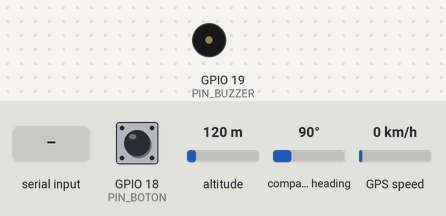
Bench run of a sketch on a simulated ESP32. Parts: buzzer (waves = sounding). The test bench sets the inputs (shaded band); at power-on: GPIO 18 (PIN_BOTON) HIGH, altitude 120 m, compass heading 90°, GPS speed 0 km/h. WiFi joins after 1.5 s; servers stay silent unless stated; uploads are accepted with an empty reply; the GPS gets a fix after 3 s at 37.7749, -122.4194 with 8 satellites; what the sketch prints to the serial monitor is not drawn.

Above: at 19.0 s.
19.1 s: GPIO 18 (PIN_BOTON) pulled LOW for 0.15 s
At 20.48 s:
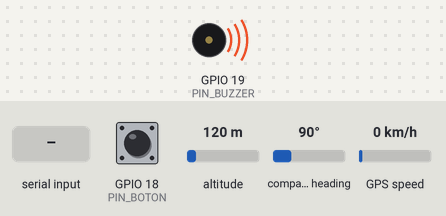
22.1 s: "x|45\n" received over Serial
23.8 s: "s90\n" received over Serial
At 24.65 s:
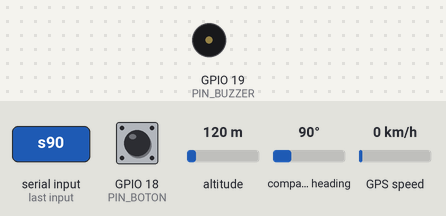
26.8 s: "t90\n" received over Serial
28.4 s: GPIO 18 (PIN_BOTON) pulled LOW for 1 s
At 29.1 s:
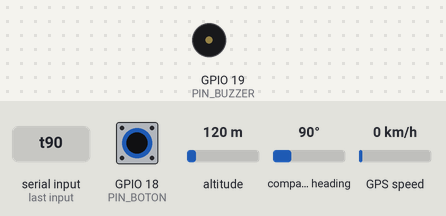
Timing chart, 0 to 31.4 s (numbered marks = the images above; inputs shaded):
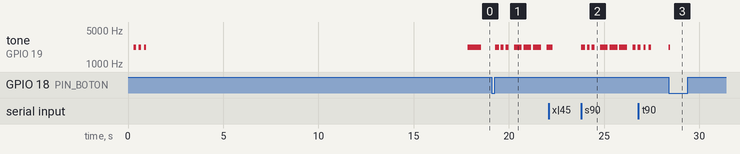

Measured:
- after the input at 19.1 s, tone on GPIO 19 (PIN_BUZZER): plays 2200 Hz for 0.20 s, 2200 Hz for 0.15 s, 2200 Hz for 0.15 s, 2200 Hz for 0.40 s, 2200 Hz for 0.40 s, 2200 Hz for 0.40 s … (7 notes in this stretch), starting after 0.18 s
- after the input at 23.8 s, tone on GPIO 19 (PIN_BUZZER): plays 2200 Hz for 0.20 s, 2200 Hz for 0.15 s, 2200 Hz for 0.15 s, 2200 Hz for 0.40 s, 2200 Hz for 0.40 s, 2200 Hz for 0.40 s … (8 notes in this stretch), starting at once
- after the input at 28.4 s, tone on GPIO 19 (PIN_BUZZER): silent → 2200 Hz at once, → silent 0.06 s later
- by itself, tone on GPIO 19 (PIN_BUZZER): plays 2200 Hz for 0.12 s, 2200 Hz for 0.12 s, 2200 Hz for 0.12 s, 2200 Hz for 0.70 s

The sketch:

localizador_g7_nube.ino
```cpp
/*
  ================================================================
  Localizador GPS para personas con Alzheimer · Grupo 7 · Tema 7 · ARC115
  Firmware para la app en la nube (Render + Firebase)
  ================================================================

  HARDWARE
    GPS NEO-6M  TX -> GPIO16 (RX2)   RX -> GPIO17 (TX2)   VCC -> 3V3   GND -> GND
    Pulsador    GPIO18 y GND (patas en diagonal, pull-up interno)
    Buzzer      S -> GPIO19   + -> 3V3   - -> GND

  LIBRERÍA: TinyGPSPlus (Mikal Hart). Lo demás viene con el soporte de ESP32.

  PERÍMETRO POR SEÑAL WI-FI
    El perímetro NO se configura aquí: se calibra desde la app (Ajustes o al
    configurar por primera vez). El servidor manda el límite en dBm y el ESP32:
      - mide la señal del Wi-Fi cada 2 s y usa el promedio de los últimos 8 valores,
      - si el promedio baja del límite, suena la alarma y avisa de inmediato,
      - si pierde el Wi-Fi por completo más de 30 s, suena la alarma local
        (probablemente salió del alcance de la casa).

  BOTÓN
    Corta: confirma el recordatorio que suena; si no hay ninguno, envía SOS.
    Larga (3 s): detiene la alarma que esté sonando.

  MONITOR SERIE 115200 ("Nueva línea"):
    t autoprueba · s SOS · c confirmar · x detener alarma · e estado
    g NMEA crudo · p LAT LNG simular posición (p solo = GPS real) · h ayuda
*/

#include <WiFi.h>
#include <WiFiClientSecure.h>
#include <HTTPClient.h>
#include <TinyGPSPlus.h>

// ===================== CONFIGURACIÓN =====================
const char* WIFI_SSID = "TU_WIFI";  // nombre de tu Wi-Fi (solo 2.4 GHz)
const char* WIFI_PASS = "TU_PASS";  // contraseña de tu Wi-Fi
// Dirección de la app en Render (sin "/" al final). En Ajustes de la app aparece.
const char* SERVIDOR = "https://localizador-g7.onrender.com";
const char* CLAVE_DISPOSITIVO = "LA_MISMA_DE_RENDER";   // variable CLAVE_DISPOSITIVO en Render
const char* ID_DISPOSITIVO = "G7-01";

#define PIN_GPS_RX 16
#define PIN_GPS_TX 17
#define PIN_BOTON  18
#define PIN_BUZZER 19

const bool BUZZER_PASIVO       = true;  // true si solo suena con tone()
const bool BUZZER_SUENA_EN_LOW = false;  // true si tu módulo suena con LOW

const unsigned long INTERVALO_PRESENCIA_MS = 30000;  // diseño: 30 s
const unsigned long INTERVALO_RAPIDO_MS    = 3000;   // durante la calibración desde la app
const unsigned long SIN_WIFI_ALARMA_MS     = 30000;  // sin Wi-Fi este tiempo = alarma local
const unsigned long PULSACION_LARGA_MS     = 3000;
const int HISTERESIS_DB = 4;
// ==========================================================

TinyGPSPlus gps;
HardwareSerial gpsSerial(2);

bool verNMEA = false, simActiva = false;
double simLat = 0, simLng = 0;

// Señal Wi-Fi promediada
const int N_RSSI = 8;
int rssiMuestras[N_RSSI];
int rssiN = 0, rssiPos = 0;
float rssiProm = 0;
unsigned long wifiPerdidoDesde = 0;

// Lo que dice el servidor
bool servidorOk = false;
unsigned long ultimaRespuesta = 0;
String horaServidor = "--:--:--";
int umbral = 0;                       // 0 = perímetro sin calibrar
String perimetroServidor = "sin_dato";
bool silenciadoServidor = false, modoRapido = false;
String recordatorioId = "0", recordatorioTitulo = "", recordatorioConfirmadoLocal = "";

// Alarmas locales
unsigned long sosHasta = 0, buscarHasta = 0;
bool fueraLocal = false, silenciadoLocal = false;

// Eventos pendientes
bool pendSOS = false, pendCancelar = false;
String pendConfirmar = "";
unsigned long ultimoEnvio = 0, proximoIntento = 0;

bool servidorReciente();

// ---------------------------------------------------------------
//  BUZZER no bloqueante
// ---------------------------------------------------------------
const uint16_t P_CORTO[]  = {80};
const uint16_t P_OK[]     = {80, 80, 80};
const uint16_t P_ERROR[]  = {700};
const uint16_t P_SOS[]    = {150,100,150,100,150,300, 400,100,400,100,400,300, 150,100,150,100,150,1000};
const uint16_t P_ZONA[]   = {600, 400};
const uint16_t P_RECORD[] = {250,120,250,120,250,2500};
const uint16_t P_BUSCAR[] = {100, 100};

enum Sonido { NINGUNO, S_SOS, S_ZONA, S_RECORD, S_BUSCAR, S_AVISO };
Sonido sonidoActual = NINGUNO;
const uint16_t* patPasos = nullptr;
uint8_t patN = 0, patIdx = 0;
bool patRepetir = false;
unsigned long patT = 0;

void buzzerOn()  { if (BUZZER_PASIVO) tone(PIN_BUZZER, 2200); else digitalWrite(PIN_BUZZER, BUZZER_SUENA_EN_LOW ? LOW : HIGH); }
void buzzerOff() { if (BUZZER_PASIVO) noTone(PIN_BUZZER);     else digitalWrite(PIN_BUZZER, BUZZER_SUENA_EN_LOW ? HIGH : LOW); }
void sonar(const uint16_t* p, uint8_t n, bool rep) { patPasos = p; patN = n; patIdx = 0; patRepetir = rep; patT = millis(); buzzerOn(); }
#define SONAR(p, rep) sonar(p, sizeof(p) / sizeof(p[0]), rep)
void callar() { patPasos = nullptr; buzzerOff(); }

void actualizarBuzzer() {
  if (!patPasos) return;
  if (millis() - patT >= patPasos[patIdx]) {
    patT = millis();
    if (++patIdx >= patN) {
      if (!patRepetir) { callar(); if (sonidoActual == S_AVISO) sonidoActual = NINGUNO; return; }
      patIdx = 0;
    }
    if (patIdx % 2 == 0) buzzerOn(); else buzzerOff();
  }
}
void aviso(const uint16_t* p, uint8_t n) { if (sonidoActual == NINGUNO || sonidoActual == S_AVISO) { sonidoActual = S_AVISO; sonar(p, n, false); } }
#define AVISO(p) aviso(p, sizeof(p) / sizeof(p[0]))

bool fueraDelPerimetro() {
  // Sin Wi-Fi mucho tiempo: probablemente salió del alcance de la casa
  if (wifiPerdidoDesde && millis() - wifiPerdidoDesde > SIN_WIFI_ALARMA_MS && umbral != 0) return true;
  if (servidorReciente()) return perimetroServidor == "fuera" && !silenciadoServidor;
  return fueraLocal;
}

void decidirSonido() {
  unsigned long now = millis();
  Sonido quiero = NINGUNO;
  if (sosHasta && (long)(sosHasta - now) > 0) quiero = S_SOS;
  else if (fueraDelPerimetro() && !silenciadoLocal) quiero = S_ZONA;
  else if (recordatorioId != "0" && recordatorioId != recordatorioConfirmadoLocal) quiero = S_RECORD;
  else if (buscarHasta && (long)(buscarHasta - now) > 0) quiero = S_BUSCAR;
  if (quiero == sonidoActual) return;
  if (quiero == NINGUNO && sonidoActual == S_AVISO) return;
  sonidoActual = quiero;
  switch (quiero) {
    case S_SOS:    SONAR(P_SOS, true); break;
    case S_ZONA:   SONAR(P_ZONA, true); break;
    case S_RECORD: SONAR(P_RECORD, true); break;
    case S_BUSCAR: SONAR(P_BUSCAR, true); break;
    default:       callar();
  }
}

// ---------------------------------------------------------------
//  GPS
// ---------------------------------------------------------------
void alimentarGPS() {
  while (gpsSerial.available()) { char c = gpsSerial.read(); if (verNMEA) Serial.write(c); gps.encode(c); }
}
bool hayFixReal() { return gps.location.isValid() && gps.location.age() < 5000; }
bool posicionActual(double &lat, double &lng) {
  if (simActiva) { lat = simLat; lng = simLng; return true; }
  if (hayFixReal()) { lat = gps.location.lat(); lng = gps.location.lng(); return true; }
  return false;
}
void esperar(unsigned long ms) { unsigned long t0 = millis(); while (millis() - t0 < ms) { alimentarGPS(); delay(2); } }
bool servidorReciente() { return servidorOk && millis() - ultimaRespuesta < INTERVALO_PRESENCIA_MS * 2 + 10000; }

// ---------------------------------------------------------------
//  SEÑAL WI-FI (perímetro)
// ---------------------------------------------------------------
void medirWiFi() {
  if (WiFi.status() != WL_CONNECTED) {
    if (!wifiPerdidoDesde) { wifiPerdidoDesde = millis(); Serial.println("[Wi-Fi] Se perdió la conexión."); }
    rssiN = 0; rssiPos = 0;
    return;
  }
  if (wifiPerdidoDesde) { Serial.println("[Wi-Fi] Conectado de nuevo."); wifiPerdidoDesde = 0; silenciadoLocal = false; }
  rssiMuestras[rssiPos] = WiFi.RSSI();
  rssiPos = (rssiPos + 1) % N_RSSI;
  if (rssiN < N_RSSI) rssiN++;
  long suma = 0;
  for (int i = 0; i < rssiN; i++) suma += rssiMuestras[i];
  rssiProm = (float)suma / rssiN;

  if (umbral == 0) { fueraLocal = false; return; }
  bool antes = fueraLocal;
  if (!fueraLocal && rssiProm < umbral) fueraLocal = true;
  else if (fueraLocal && rssiProm >= umbral + HISTERESIS_DB) { fueraLocal = false; silenciadoLocal = false; }
  if (antes != fueraLocal) {
    Serial.printf("[Perímetro] %s (señal %.0f dBm, límite %d)\n", fueraLocal ? "Fuera" : "Dentro", rssiProm, umbral);
    proximoIntento = 0;
    ultimoEnvio = 0;          // avisar al servidor ya
  }
}

// ---------------------------------------------------------------
//  COMUNICACIÓN CON EL SERVIDOR (HTTPS)
// ---------------------------------------------------------------
void conectarWiFi(bool esperarConexion) {
  if (WiFi.status() == WL_CONNECTED) return;
  WiFi.mode(WIFI_STA);
  WiFi.setAutoReconnect(true);
  WiFi.begin(WIFI_SSID, WIFI_PASS);
  if (!esperarConexion) return;
  Serial.printf("  Conectando a \"%s\"", WIFI_SSID);
  unsigned long t0 = millis();
  while (WiFi.status() != WL_CONNECTED && millis() - t0 < 15000) { esperar(300); Serial.print("."); }
  Serial.println();
}

String valor(const String& resp, const char* clave) {
  String k = String(clave) + "=";
  int i = resp.indexOf(k);
  if (i < 0) return String("");
  int f = resp.indexOf('\n', i);
  return resp.substring(i + k.length(), f < 0 ? resp.length() : f);
}

bool enviarPresencia() {
  if (WiFi.status() != WL_CONNECTED) { servidorOk = false; return false; }
  double lat = 0, lng = 0;
  bool fix = posicionActual(lat, lng);
  String eventos = "";
  if (pendSOS) eventos += "\"sos\"";
  if (pendConfirmar.length()) { if (eventos.length()) eventos += ","; eventos += "\"confirmar:"; eventos += pendConfirmar; eventos += "\""; }
  if (pendCancelar) { if (eventos.length()) eventos += ","; eventos += "\"cancelar\""; }

  char json[420];
  snprintf(json, sizeof(json),
    "{\"id\":\"%s\",\"fix\":%s,\"lat\":%.6f,\"lng\":%.6f,\"sats\":%u,\"hdop\":%.1f,\"rssi\":%.0f,\"ssid\":\"%s\",\"sim\":%s,\"eventos\":[%s]}",
    ID_DISPOSITIVO, fix ? "true" : "false", lat, lng,
    (unsigned)(gps.satellites.isValid() ? gps.satellites.value() : 0), gps.hdop.isValid() ? gps.hdop.hdop() : 0.0,
    rssiN ? rssiProm : (float)WiFi.RSSI(), WiFi.SSID().c_str(), simActiva ? "true" : "false", eventos.c_str());

  WiFiClientSecure cliente;
  cliente.setInsecure();               // suficiente para el prototipo
  HTTPClient http;
  http.begin(cliente, String(SERVIDOR) + "/api/dispositivo");
  http.setTimeout(20000);              // el servidor gratuito puede tardar en despertar
  http.addHeader("Content-Type", "application/json");
  http.addHeader("X-Clave", CLAVE_DISPOSITIVO);
  int codigo = http.POST((uint8_t*)json, strlen(json));
  String resp = codigo > 0 ? http.getString() : String("");
  http.end();

  if (codigo == 401) { Serial.println("[Servidor] Clave incorrecta: revisa CLAVE_DISPOSITIVO."); servidorOk = false; return false; }
  if (codigo != 200) { Serial.printf("[Servidor] Sin respuesta (%d). Revisa SERVIDOR o espera a que despierte.\n", codigo); servidorOk = false; return false; }

  pendSOS = false; pendConfirmar = ""; pendCancelar = false;
  servidorOk = true;
  ultimaRespuesta = millis();
  horaServidor = valor(resp, "hora");
  umbral = valor(resp, "umbral").toInt();
  String per = valor(resp, "perimetro");
  if (per == "dentro") silenciadoLocal = false;
  perimetroServidor = per;
  silenciadoServidor = valor(resp, "silenciado") == "1";
  modoRapido = valor(resp, "rapido") == "1";

  String r = valor(resp, "recordatorio");
  int barra = r.indexOf('|');
  String nuevoId = barra > 0 ? r.substring(0, barra) : String("0");
  if (nuevoId != "0" && nuevoId != recordatorioId) {
    recordatorioTitulo = r.substring(barra + 1);
    Serial.print("[Recordatorio] "); Serial.print(recordatorioTitulo); Serial.println(" · presiona el botón para confirmar.");
  }
  recordatorioId = nuevoId;
  if (recordatorioId == "0") recordatorioConfirmadoLocal = "";
  if (valor(resp, "buscar") == "1") { buscarHasta = millis() + 10000; Serial.println("[App] Hacer sonar 10 s."); }
  if (valor(resp, "detener") == "1") { sosHasta = 0; Serial.println("[App] Ayuda atendida: alarma detenida."); }
  return true;
}

// ---------------------------------------------------------------
//  BOTÓN
// ---------------------------------------------------------------
void activarSOS() {
  pendSOS = true; sosHasta = millis() + 20000;
  Serial.println("\n[SOS] Botón de pánico. Enviando...");
  decidirSonido(); proximoIntento = 0;
}
void confirmarRecordatorio() {
  pendConfirmar = recordatorioId; recordatorioConfirmadoLocal = recordatorioId;
  Serial.print("[Recordatorio] Confirmado: "); Serial.println(recordatorioTitulo);
  decidirSonido(); AVISO(P_OK); proximoIntento = 0;
}
void detenerAlarmas() {
  sosHasta = 0; buscarHasta = 0; silenciadoLocal = true; pendCancelar = true;
  Serial.println("[Alarma] Detenida desde el dispositivo.");
  decidirSonido(); AVISO(P_CORTO); proximoIntento = 0;
}
void pulsacionCorta() {
  if (recordatorioId != "0" && recordatorioId != recordatorioConfirmadoLocal) confirmarRecordatorio();
  else activarSOS();
}
bool btnLectura = HIGH, btnEstable = HIGH, btnLargo = false;
unsigned long btnCambio = 0, btnDesde = 0;
void leerBoton() {
  bool l = digitalRead(PIN_BOTON);
  if (l != btnLectura) { btnLectura = l; btnCambio = millis(); }
  if (millis() - btnCambio > 30 && l != btnEstable) {
    btnEstable = l;
    if (btnEstable == LOW) { btnDesde = millis(); btnLargo = false; }
    else if (!btnLargo) pulsacionCorta();
  }
  if (btnEstable == LOW && !btnLargo && millis() - btnDesde >= PULSACION_LARGA_MS) { btnLargo = true; detenerAlarmas(); }
}

// ---------------------------------------------------------------
//  AUTOPRUEBA
// ---------------------------------------------------------------
void autoprueba() {
  bool okBoton = false, okGPS = false, okWiFi = false, okServ = false;
  Serial.println("\n================ AUTOPRUEBA ================");
  Serial.println("[1/5] BUZZER: deben sonar 3 pitidos.");
  callar(); sonidoActual = NINGUNO;
  for (int i = 0; i < 3; i++) { buzzerOn(); esperar(120); buzzerOff(); esperar(150); }

  Serial.println("[2/5] PULSADOR: presiónalo en los próximos 10 s...");
  if (digitalRead(PIN_BOTON) == LOW) Serial.println("  X: se lee presionado sin tocarlo. Revisa patas en diagonal y que no esté en GPIO2.");
  else {
    unsigned long t0 = millis();
    while (millis() - t0 < 10000) { alimentarGPS(); if (digitalRead(PIN_BOTON) == LOW) { okBoton = true; break; } delay(5); }
    if (okBoton) { buzzerOn(); esperar(60); buzzerOff(); Serial.println("  OK"); while (digitalRead(PIN_BOTON) == LOW) esperar(10); }
    else Serial.println("  X: no se detectó. Revisa GPIO18 y que la otra pata vaya a GND.");
    btnEstable = btnLectura = HIGH;
  }

  Serial.println("[3/5] GPS: escuchando 5 s...");
  uint32_t ok0 = gps.passedChecksum(), c0 = gps.charsProcessed();
  esperar(5000);
  uint32_t ok = gps.passedChecksum() - ok0, chars = gps.charsProcessed() - c0;
  okGPS = ok > 0;
  if (chars == 0) Serial.println("  X: no llegan datos. Revisa GPS TX -> GPIO16, GND y VCC.");
  else if (!okGPS) Serial.println("  X: datos ilegibles. Revisa la velocidad (9600) y los cables.");
  else Serial.printf("  OK: %u frases · %u satélites · %s\n", (unsigned)ok, (unsigned)(gps.satellites.isValid() ? gps.satellites.value() : 0),
                     hayFixReal() ? "con posición" : "sin posición aún (normal bajo techo)");

  Serial.println("[4/5] WI-FI:");
  conectarWiFi(true);
  okWiFi = WiFi.status() == WL_CONNECTED;
  if (okWiFi) { Serial.print("  OK: "); Serial.print(WiFi.SSID()); Serial.printf(" · señal %d dBm\n", (int)WiFi.RSSI()); medirWiFi(); }
  else Serial.println("  X: no se conectó. Revisa WIFI_SSID y WIFI_PASS (solo 2.4 GHz).");

  Serial.println("[5/5] SERVIDOR EN LA NUBE (puede tardar hasta 1 min si estaba dormido):");
  for (int i = 0; okWiFi && i < 3 && !okServ; i++) { okServ = enviarPresencia(); if (!okServ) esperar(5000); }
  if (okServ) {
    Serial.print("  OK · hora "); Serial.print(horaServidor);
    if (umbral) Serial.printf(" · límite del perímetro %d dBm\n", umbral); else Serial.println(" · perímetro sin calibrar: hazlo en la app");
  }

  Serial.println("---------------- RESUMEN ----------------");
  Serial.println("  Buzzer ....... confirma con tu oído");
  Serial.printf("  Pulsador ..... %s\n", okBoton ? "OK" : "FALLA");
  Serial.printf("  GPS .......... %s\n", okGPS ? "OK" : "FALLA");
  Serial.printf("  Wi-Fi ........ %s\n", okWiFi ? "OK" : "FALLA");
  Serial.printf("  App en nube .. %s\n", okServ ? "OK" : "FALLA");
  Serial.println("==========================================");
  ultimoEnvio = millis();
  if (okBoton && okGPS && okServ) AVISO(P_OK); else { sonidoActual = S_AVISO; SONAR(P_ERROR, false); }
}

// ---------------------------------------------------------------
//  MONITOR SERIE
// ---------------------------------------------------------------
void ayuda() {
  Serial.println("\nComandos: t autoprueba · s SOS · c confirmar · x detener alarma · e estado");
  Serial.println("          g NMEA crudo · p LAT LNG simular posición · h ayuda");
  Serial.println("Botón: corto = confirmar recordatorio o SOS · largo 3 s = detener alarma\n");
}
void imprimirEstado() {
  double lat, lng;
  bool hay = posicionActual(lat, lng);
  Serial.printf("[Estado %s] Wi-Fi %s %.0f dBm (límite %d) | ", horaServidor.c_str(),
                WiFi.status() == WL_CONNECTED ? WiFi.SSID().c_str() : "DESCONECTADO", rssiProm, umbral);
  if (hay) Serial.printf("GPS %.6f, %.6f%s", lat, lng, simActiva ? " (sim)" : ""); else Serial.print("GPS sin posición");
  Serial.printf(" | app %s | %s", servidorReciente() ? "OK" : "SIN CONEXIÓN", fueraDelPerimetro() ? "FUERA" : "dentro");
  if (recordatorioId != "0") Serial.printf(" | recordatorio: %s", recordatorioTitulo.c_str());
  Serial.println();
}
void leerSerial() {
  if (!Serial.available()) return;
  String l = Serial.readStringUntil('\n'); l.trim();
  if (!l.length()) return;
  char c = tolower(l[0]);
  String arg = l.substring(1); arg.trim();
  switch (c) {
    case 't': autoprueba(); break;
    case 's': activarSOS(); break;
    case 'c': if (recordatorioId != "0") confirmarRecordatorio(); else Serial.println("No hay recordatorio sonando."); break;
    case 'x': detenerAlarmas(); break;
    case 'e': imprimirEstado(); break;
    case 'g': verNMEA = !verNMEA; break;
    case 'p': {
      int esp = arg.indexOf(' ');
      if (!arg.length() || esp < 0) { simActiva = false; Serial.println("[Sim] Usando GPS real."); }
      else { simLat = arg.substring(0, esp).toDouble(); simLng = arg.substring(esp + 1).toDouble(); simActiva = true;
             Serial.printf("[Sim] Posición simulada %.6f, %.6f\n", simLat, simLng); proximoIntento = 0; ultimoEnvio = 0; }
      break;
    }
    default: ayuda();
  }
}

// ---------------------------------------------------------------
void setup() {
  Serial.begin(115200);
  delay(300);
  pinMode(PIN_BOTON, INPUT_PULLUP);
  pinMode(PIN_BUZZER, OUTPUT);
  buzzerOff();
  gpsSerial.setRxBufferSize(1024);
  gpsSerial.begin(9600, SERIAL_8N1, PIN_GPS_RX, PIN_GPS_TX);
  Serial.println("\nLocalizador GPS · Grupo 7 · ARC115 · versión nube");
  autoprueba();
  ayuda();
}

void loop() {
  alimentarGPS();
  leerBoton();
  leerSerial();
  unsigned long now = millis();

  static unsigned long tWifi = 0;
  if (now - tWifi >= 2000) { tWifi = now; medirWiFi(); if (WiFi.status() != WL_CONNECTED) conectarWiFi(false); }

  bool hayEventos = pendSOS || pendConfirmar.length() || pendCancelar;
  unsigned long intervalo = modoRapido ? INTERVALO_RAPIDO_MS : INTERVALO_PRESENCIA_MS;
  if (ultimoEnvio == 0 || now - ultimoEnvio >= intervalo || (hayEventos && (long)(now - proximoIntento) >= 0)) {
    ultimoEnvio = now;
    if (!enviarPresencia() && hayEventos) proximoIntento = now + 5000;
  }

  if (sosHasta && (long)(now - sosHasta) >= 0) sosHasta = 0;
  if (buscarHasta && (long)(now - buscarHasta) >= 0) buscarHasta = 0;
  decidirSonido();
  actualizarBuzzer();

  static unsigned long tEst = 0;
  if (!verNMEA && now - tEst >= 10000) { tEst = now; imprimirEstado(); }
}
```
